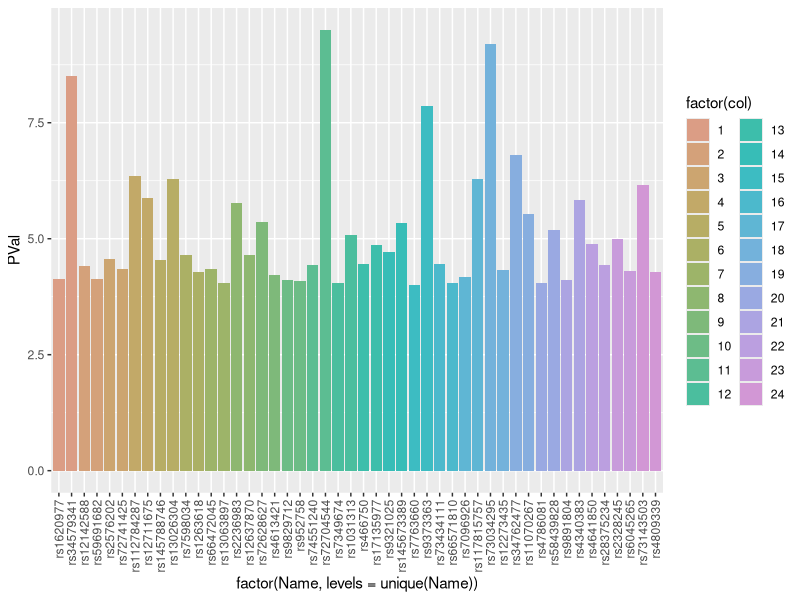
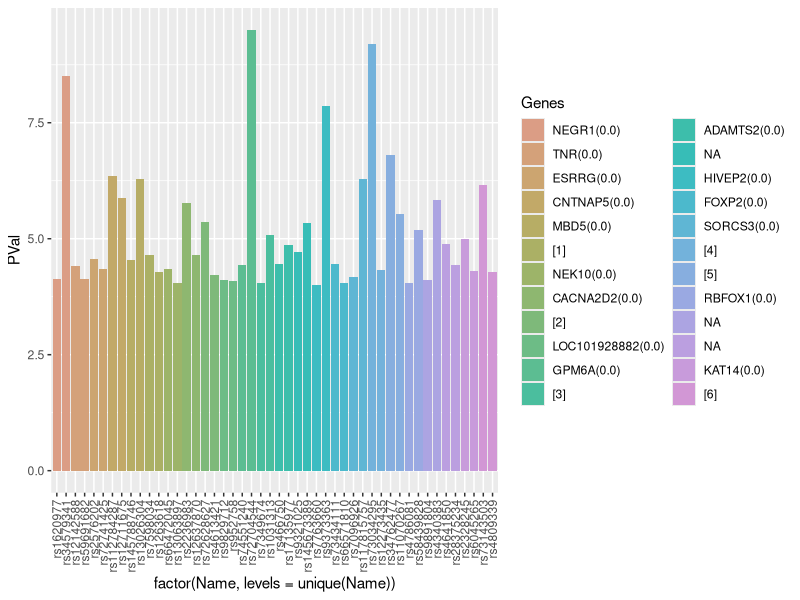
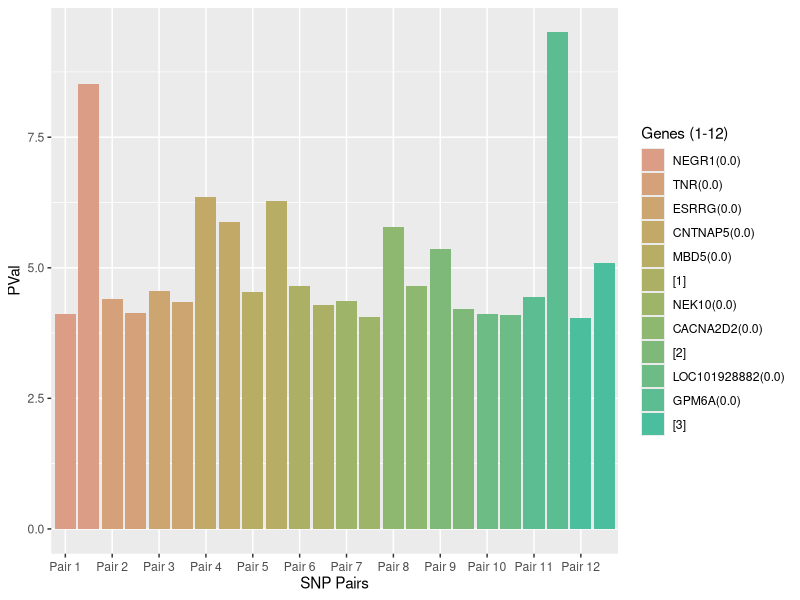
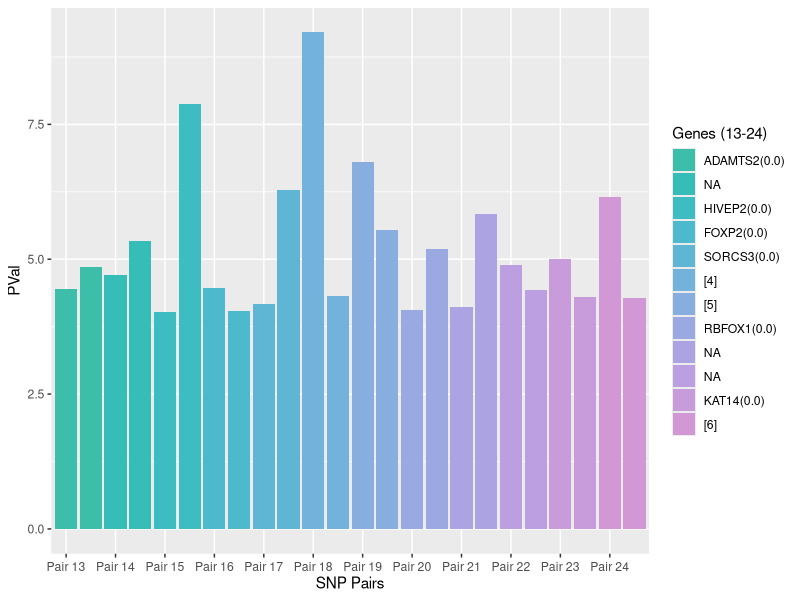

Recreate these plots in R, in order.
## ---- chunk 1
library('readxl')
Xanax <- read_excel('ANX_2026_daner_fullANX_v12_woUTAH_11022026.gz.p4.clump.areator.sorted.1mhc (1).xls')
## ---- chunk 2
library('tidyverse')

chr_distances_1 <- list()

for(chr_num in 1:10){
  chr_data <- Xanax %>% 
    filter(CHR == chr_num) %>% 
    arrange(BP)
  # 2. Only calculate distances if there are at least 2 SNPs
  #    because you need a current SNP and a next SNP to find a distance
  if (nrow(chr_data) >= 2) {
    
    # 3. Create a table comparing each SNP to the next SNP
    distance_table <- data.frame(
      CHR = chr_num,                         # chromosome number
      SNP = chr_data$SNP[-nrow(chr_data)],   # all SNPs except the last one
      PVal = chr_data$P[-nrow(chr_data)],    # corresponding PVals
      curr_SNP_pos = chr_data$BP[-nrow(chr_data)], # all positions except the last one
      next_SNP_pos = chr_data$BP[-1],            # all positions except the first one
      BP_diff = diff(chr_data$BP)           # distance between neighboring SNPs
    )
    
    # 4. Store this chromosome's distance table in the list
    chr_distances_1[[chr_num]] <- distance_table
  }
}

# 5. Combine all chromosome tables into one big data frame
chr_distances_1  <- do.call(rbind, chr_distances_1)

# 3. Classify each distance into your table's custom scales!
chr_distances_1  <- chr_distances_1  %>% 
  mutate(
    Classification = case_when(
      BP_diff < 20000                  ~ "very close",
      BP_diff >= 20000 & BP_diff < 100000   ~ "close",
      BP_diff >= 100000 & BP_diff < 1000000 ~ "far",
      BP_diff >= 1000000               ~ "very far"
    )
  )


# View the final table
chr_distances_1 
## ---- chunk 3
#new empty list thats going to hold all chromosome distances, each entry is a dataframe
chr_distances_2 <- list()

for(chr_num in 11:22){
  chr_data <- Xanax %>% 
    filter(CHR == chr_num) %>% 
    arrange(BP)
  # 2. Only calculate distances if there are at least 2 SNPs
  #    because you need a current SNP and a next SNP to find a distance
  if (nrow(chr_data) >= 2) {
    
    # 3. Create a table comparing each SNP to the next SNP
    distance_table <- data.frame(
      CHR = chr_num,                         # chromosome number
      SNP = chr_data$SNP[-nrow(chr_data)],   # all SNPs except the last one
      PVal = chr_data$P[-nrow(chr_data)],    # corresponding PVals
      curr_SNP_pos = chr_data$BP[-nrow(chr_data)], # all positions except the last one
      next_SNP_pos = chr_data$BP[-1],            # all positions except the first one
      BP_diff = diff(chr_data$BP)           # distance between neighboring SNPs
    )
    
    # 4. Store this chromosome's distance table in the list
    chr_distances_2[[chr_num]] <- distance_table
  }
}

# 5. Combine all chromosome tables into one big data frame
chr_distances_2 <- do.call(rbind, chr_distances_2)

# 3. Classify each distance into your table's custom scales!
chr_distances_2 <- chr_distances_2 %>% 
  mutate(
    Classification = case_when(
      BP_diff < 20000                  ~ "very close",
      BP_diff >= 20000 & BP_diff < 100000   ~ "close",
      BP_diff >= 100000 & BP_diff < 1000000 ~ "far",
      BP_diff >= 1000000               ~ "very far"
    )
  )


# View the final table
chr_distances_2 


## ---- chunk 4

closepairs <- list()
close_SNPs <- c()
volcano_SNP_overlaps <- c()

#loops through chr_distances_1 and 2, pulls out rows (SNPS) classified as very close, and adds that SNP
#and the next (very close to each other) as well as the chromosome number to a list (dictionary)

#also adds the SNP to list volcano_SNP_overlaps to analyze/compare data with volcano plot

for (i in 1:length(chr_distances_1$Classification)) {
  if (chr_distances_1$Classification[i] == 'very close') {
    closepairs <- append(closepairs, list(c(chr_distances_1$CHR[i], chr_distances_1$SNP[i], chr_distances_1$PVal[i], chr_distances_1$SNP[i+1], chr_distances_1$PVal[i+1])))
    close_SNPs <- append(volcano_SNP_overlaps, chr_distances_1$SNP[i])
  }
}


for (i in 1:length(chr_distances_2$Classification)) {
  if (chr_distances_2$Classification[i] == 'very close') {
    closepairs <- append(closepairs, list(c(chr_distances_2$CHR[i], chr_distances_2$SNP[i], chr_distances_2$PVal[i], chr_distances_2$SNP[i+1], chr_distances_2$PVal[i+1]))) 
    close_SNPs <- append(volcano_SNP_overlaps, chr_distances_2$SNP[i])
  }
}

closepairs
## ---- chunk 5
Xanax <- rename(Xanax,'genelist' = 'genes.6.50kb(dist2index)')
SNP_names <- c()
SNP_pval <- c()
for (i in 1:length(chr_distances_1$Classification)) {
  if (chr_distances_1$Classification[i] == 'very close') {
    SNP_names <- c(SNP_names, chr_distances_1$SNP[i], chr_distances_1$SNP[i+1])
    SNP_pval <- c(SNP_pval, chr_distances_1$PVal[i], chr_distances_1$PVal[i+1])
  }
}

for (i in 1:length(chr_distances_2$Classification)) {
  if (chr_distances_2$Classification[i] == 'very close') {
    SNP_names <- c(SNP_names, chr_distances_2$SNP[i], chr_distances_2$SNP[i+1])
    SNP_pval <- c(SNP_pval, chr_distances_2$PVal[i], chr_distances_2$PVal[i+1])
  }
}
SNP_names
SNP_pval
## ---- chunk 6
column_list <- list(
  Name = SNP_names,
  PVal = -log10(SNP_pval)
)
df_data <- as.data.frame(column_list)
pair_num <- 1
df_data$col <- 1
df_data$genes <- NA
for (i in 1:nrow(df_data)){
  if (i > 2){
    if (df_data$col[i-1] == df_data$col[i-2]){
        pair_num <- pair_num + 1
    }
  }
  df_data$col[i] <- pair_num
  df_data$genes[i] <- Xanax$genelist[Xanax$SNP == df_data$Name[i]]
}
df_data

palette_cols <- hcl.colors(30, palette = "Dynamic")
ggplot(df_data, aes(x = factor(Name, levels = unique(Name)), y = PVal, fill = factor(col))) + geom_col() + theme(axis.text.x = element_text(angle = 90, vjust = 0.5, hjust = 1)) + scale_fill_manual(values = palette_cols)

## ---- chunk 7
library(stringr)
library(tidyr)
pairdf <- as.data.frame(do.call(rbind, closepairs))
colnames(pairdf) <- c('Chromosome', 'SNP1', 'Pval1', 'SNP2', 'Pval2')

genevec <- c()
for (i in seq(from = 1, to = 48, by = 2)) {
    if (grepl("0.0", df_data$genes[i], fixed = TRUE)) {
      genevec <-append(genevec, df_data$genes[i])
    } 
    else{
      genevec <- append(genevec, 'NA')
    }
}
genevec
## ---- chunk 8
gene_legend <- genevec

tempvec <- c()
num <- 1 # for annotation purposes

for (i in 1:length(gene_legend)) { # for all the 24 elements in this list
  
  # if an element has a comma, the element has multiple genes
  if (grepl(",", gene_legend[i])) { 
    
    tempvec <- trimws(unlist(strsplit(gene_legend[i], ','))) # vectorize these genes
    zero_genes <- grep("0.0", tempvec, value = TRUE)
    
    # for each gene in the vectorized list && if we havent already found  0.0 gene
    if (length(zero_genes) == 1) {
        gene_legend[i] <- zero_genes[1]
    } else {
        gene_legend[i] <- paste0("[", num, "]")
        genevec[i] <- paste0("[", num, "] ",  genevec[i])
        num <- num + 1

    }
  }
}
gene_legend
## ---- chunk 9
genevec
## ---- chunk 10
# 1. Update the ggplot code with the labels argument
ggplot(df_data, aes(x = factor(Name, levels = unique(Name)), y = PVal, fill = factor(col))) + 
  geom_col() + 
  theme(axis.text.x = element_text(angle = 90, vjust = 0.5, hjust = 1)) + 
  scale_fill_manual(
    values = palette_cols,
    labels = gene_legend, # This assigns your custom gene names to the legend
    name = "Genes"        # Optional: Adds a title to your legend
  )

## ---- chunk 11
# Ensure col is set up correctly (values 1 to 24)
df_data$col <- rep(1:24, each = 2)[1:nrow(df_data)]

# --- Split the Data Frame ---
df_part1 <- subset(df_data, col <= 12)
df_part2 <- subset(df_data, col > 12)

# --- Split the Color Palette ---
palette_part1 <- palette_cols[1:12]
palette_part2 <- palette_cols[13:24]

# --- Split the Legend Labels ---
legend_part1 <- gene_legend[1:12]
legend_part2 <- gene_legend[13:24]
## ---- chunk 12
# Extract every second name to use as breaks (creates a tick mark every 2 SNPs)
breaks_part1 <- unique(df_part1$Name)[seq(1, length(unique(df_part1$Name)), by = 2)]

# Create a clean label for those ticks, like "Pair 1", "Pair 2", etc.
labels_part1 <- paste("Pair", 1:12)

ggplot(df_part1, aes(x = factor(Name, levels = unique(Name)), y = PVal, fill = factor(col))) +  
  geom_col() +  
  scale_x_discrete(
    breaks = breaks_part1,  # Forces a tick mark every 2 SNPs
    labels = labels_part1   # Names them cleanly "Pair 1", "Pair 2"...
  ) +
  theme(
    axis.text.x = element_text(vjust = 0.5, hjust = 0.5), # Standard text alignment
    axis.ticks.x = element_line()                        # Ensures the tick marks show up
  ) +  
  scale_fill_manual(
    values = palette_part1,
    labels = legend_part1,
    name = "Genes (1-12)"
  ) +
  labs(x = "SNP Pairs")
## ---- chunk 13
# Extract every second name for the second half
breaks_part2 <- unique(df_part2$Name)[seq(1, length(unique(df_part2$Name)), by = 2)]
labels_part2 <- paste("Pair", 13:24)

ggplot(df_part2, aes(x = factor(Name, levels = unique(Name)), y = PVal, fill = factor(col))) +  
  geom_col() +  
  scale_x_discrete(
    breaks = breaks_part2,  
    labels = labels_part2   
  ) +
  theme(
    axis.text.x = element_text(vjust = 0.5, hjust = 0.5), 
    axis.ticks.x = element_line()                        
  ) +  
  scale_fill_manual(
    values = palette_part2,
    labels = legend_part2,
    name = "Genes (13-24)"
  ) +
  labs(x = "SNP Pairs")
## ---- chunk 14
 
sig_from_volcano <- c("rs58825580", "rs7110863",  "rs10959883", "rs11241568", "rs4976976",  "rs10476497", "rs77960")
overlaps <- c()
for (i in 1:length(close_SNPs)) {
  for (j in 1:length(sig_from_volcano)) {
    if (sig_from_volcano[j] == close_SNPs[i]) {
    overlaps <- append(overlaps, close_SNPs[i])
    }
  }
}
overlaps
